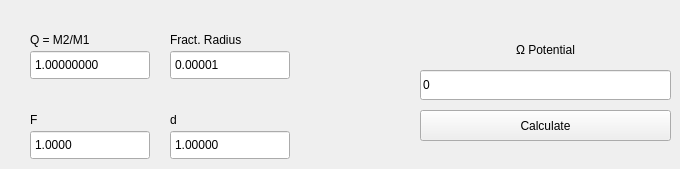
      <widget class="QWidget" name="tab_5">
       <attribute name="title">
        <string>Radius to Ω Conversion</string>
       </attribute>
       <widget class="QLineEdit" name="tool_pot_output">
        <property name="geometry">
         <rect>
          <x>420</x>
          <y>70</y>
          <width>251</width>
          <height>30</height>
         </rect>
        </property>
        <property name="text">
         <string>0</string>
        </property>
        <property name="readOnly">
         <bool>true</bool>
        </property>
       </widget>
       <widget class="QPushButton" name="tool_radii_to_pot_btn">
        <property name="geometry">
         <rect>
          <x>420</x>
          <y>110</y>
          <width>251</width>
          <height>31</height>
         </rect>
        </property>
        <property name="text">
         <string>Calculate</string>
        </property>
       </widget>
       <widget class="QLabel" name="label_13">
        <property name="geometry">
         <rect>
          <x>430</x>
          <y>40</y>
          <width>231</width>
          <height>20</height>
         </rect>
        </property>
        <property name="text">
         <string>Ω Potential</string>
        </property>
        <property name="alignment">
         <set>Qt::AlignCenter</set>
        </property>
       </widget>
       <widget class="QLabel" name="label_14">
        <property name="geometry">
         <rect>
          <x>170</x>
          <y>30</y>
          <width>111</width>
          <height>19</height>
         </rect>
        </property>
        <property name="text">
         <string>Fract. Radius</string>
        </property>
       </widget>
       <widget class="QLabel" name="label_15">
        <property name="geometry">
         <rect>
          <x>30</x>
          <y>30</y>
          <width>101</width>
          <height>19</height>
         </rect>
        </property>
        <property name="text">
         <string>Q = M2/M1</string>
        </property>
       </widget>
       <widget class="QLabel" name="label_17">
        <property name="geometry">
         <rect>
          <x>30</x>
          <y>110</y>
          <width>111</width>
          <height>19</height>
         </rect>
        </property>
        <property name="text">
         <string>F</string>
        </property>
       </widget>
       <widget class="QLabel" name="label_19">
        <property name="geometry">
         <rect>
          <x>170</x>
          <y>110</y>
          <width>111</width>
          <height>19</height>
         </rect>
        </property>
        <property name="text">
         <string>d</string>
        </property>
       </widget>
       <widget class="QDoubleSpinBox" name="tool_q_spinbox">
        <property name="geometry">
         <rect>
          <x>30</x>
          <y>50</y>
          <width>120</width>
          <height>30</height>
         </rect>
        </property>
        <property name="frame">
         <bool>true</bool>
        </property>
        <property name="buttonSymbols">
         <enum>QAbstractSpinBox::NoButtons</enum>
        </property>
        <property name="decimals">
         <number>8</number>
        </property>
        <property name="maximum">
         <double>10000000.000000000000000</double>
        </property>
        <property name="value">
         <double>1.000000000000000</double>
        </property>
       </widget>
       <widget class="QDoubleSpinBox" name="tool_fractradii_spinbox">
        <property name="geometry">
         <rect>
          <x>170</x>
          <y>50</y>
          <width>120</width>
          <height>30</height>
         </rect>
        </property>
        <property name="frame">
         <bool>true</bool>
        </property>
        <property name="buttonSymbols">
         <enum>QAbstractSpinBox::NoButtons</enum>
        </property>
        <property name="decimals">
         <number>5</number>
        </property>
        <property name="minimum">
         <double>0.000010000000000</double>
        </property>
        <property name="maximum">
         <double>0.999990000000000</double>
        </property>
        <property name="singleStep">
         <double>0.000100000000000</double>
        </property>
       </widget>
       <widget class="QDoubleSpinBox" name="tool_f_spinbox">
        <property name="geometry">
         <rect>
          <x>30</x>
          <y>130</y>
          <width>120</width>
          <height>30</height>
         </rect>
        </property>
        <property name="frame">
         <bool>true</bool>
        </property>
        <property name="buttonSymbols">
         <enum>QAbstractSpinBox::NoButtons</enum>
        </property>
        <property name="suffix">
         <string/>
        </property>
        <property name="decimals">
         <number>4</number>
        </property>
        <property name="maximum">
         <double>1.000000000000000</double>
        </property>
        <property name="value">
         <double>1.000000000000000</double>
        </property>
       </widget>
       <widget class="QDoubleSpinBox" name="tool_d_spinbox">
        <property name="geometry">
         <rect>
          <x>170</x>
          <y>130</y>
          <width>120</width>
          <height>30</height>
         </rect>
        </property>
        <property name="frame">
         <bool>true</bool>
        </property>
        <property name="buttonSymbols">
         <enum>QAbstractSpinBox::NoButtons</enum>
        </property>
        <property name="decimals">
         <number>5</number>
        </property>
        <property name="minimum">
         <double>0.000010000000000</double>
        </property>
        <property name="maximum">
         <double>3.000000000000000</double>
        </property>
        <property name="value">
         <double>1.000000000000000</double>
        </property>
       </widget>
      </widget>
